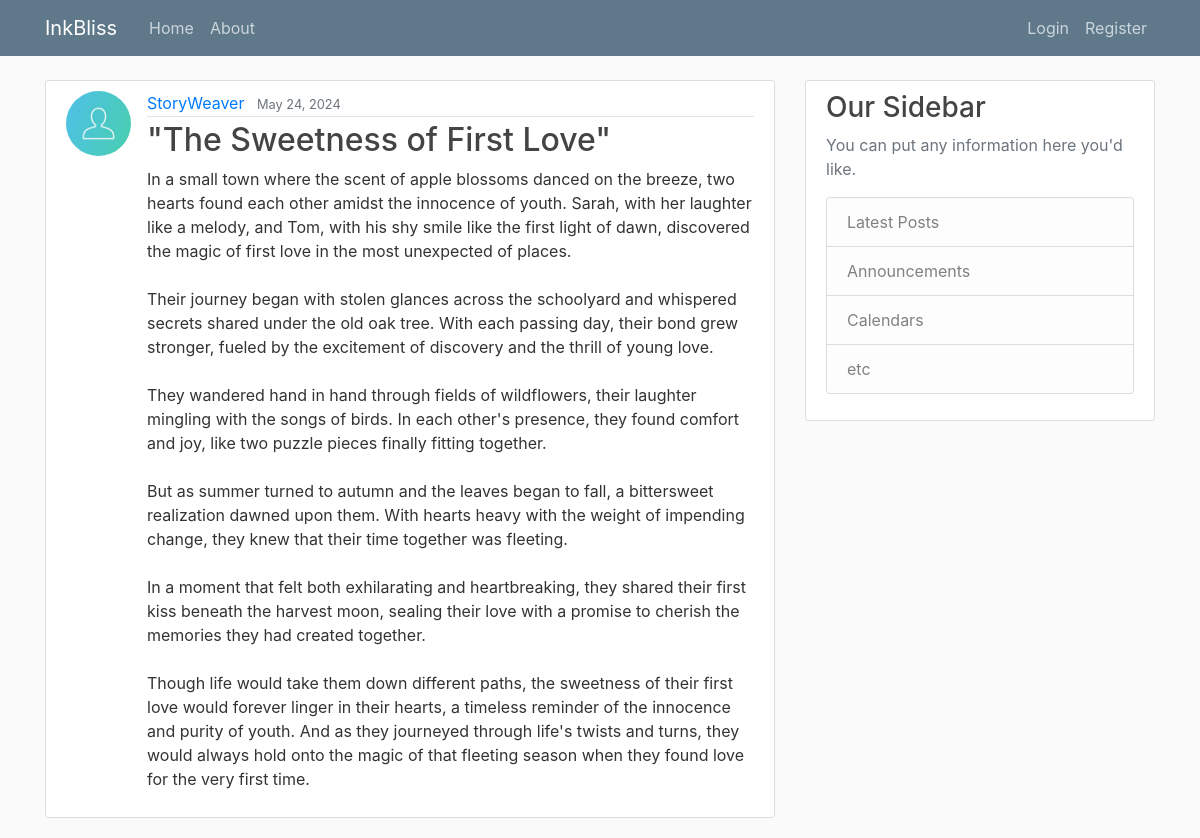
Screenshot of /post/15/ with the database file from the repository.
### blog/models.py (models this page shows, shortened)
class Post(models.Model):
    title=models.CharField(max_length=100)
    content=models.TextField()
    date=models.DateTimeField(default=timezone.now) #auto_now_add=True
    author=models.ForeignKey(User, on_delete=models.CASCADE)

### users/models.py (models this page shows, shortened)
class Profile(models.Model):
    user=models.OneToOneField(User, on_delete=models.CASCADE)
    image=models.ImageField(default='default.jpg',upload_to='profile_pics')

### blog/views.py (the view)
# urls.py: path('post/<int:pk>/', PostDetailView.as_view() , name="post-details"),
class PostDetailView(DetailView):
    model=Post

### blog/templates/blog/post_detail.html (shortened to what this page needs)
{% extends "blog/base.html" %}
{% block content %}
       <article class="media content-section">
        <img class="rounded-circle article-img" src="{{ object.author.profile.image.url }}">
        <div class="media-body">
          <div class="article-metadata">
            <a class="mr-2" href="#">{{ object.author }}</a>
            <small class="text-muted">{{ object.date|date:"F d, Y"}}</small>
          </div>
          <h2 class="article-title" >{{ object.title }}</h2>
          <p class="article-content">{{ object.content }}</p>
        </div>
      </article>
{% endblock content %}

### blog/static/blog/main.css (style rules this page uses)
body { background: #fafafa; color: #333333; margin-top: 5rem; }
h1, h2, h3, h4, h5, h6 { color: #444444; }
.content-section { background: #ffffff; padding: 10px 20px; border: 1px solid #dddddd; border-radius: 3px; margin-bottom: 20px; }
.article-title { color: #444444; }
.article-content { white-space: pre-line; }
.article-img { height: 65px; width: 65px; margin-right: 16px; }
.article-metadata { padding-bottom: 1px; margin-bottom: 4px; border-bottom: 1px solid #e3e3e3 }

### rows the page displays
Post: author.profile.image (placeholder picture), author "StoryWeaver", date "May 24, 2024", title "\"The Sweetness of First Love\"", content "In a small town where the scent of apple blossoms danced on the breeze, two hearts found each other amidst the innocence of youth. Sarah, with her laughter like a melody, and Tom, with his shy smile like the first light of dawn, discovered the magic of first love in the most unexpected of places. Their journey began with stolen glances across the schoolyard and whispered secrets shared under the old oak tree. With each passing day, their bond grew stronger, fueled by the excitement of discovery and the thrill of young love. They wandered hand in hand through fields of wildflowers, their laughter mingling with the songs of birds. In each other's presence, they found comfort and joy, like two…"
